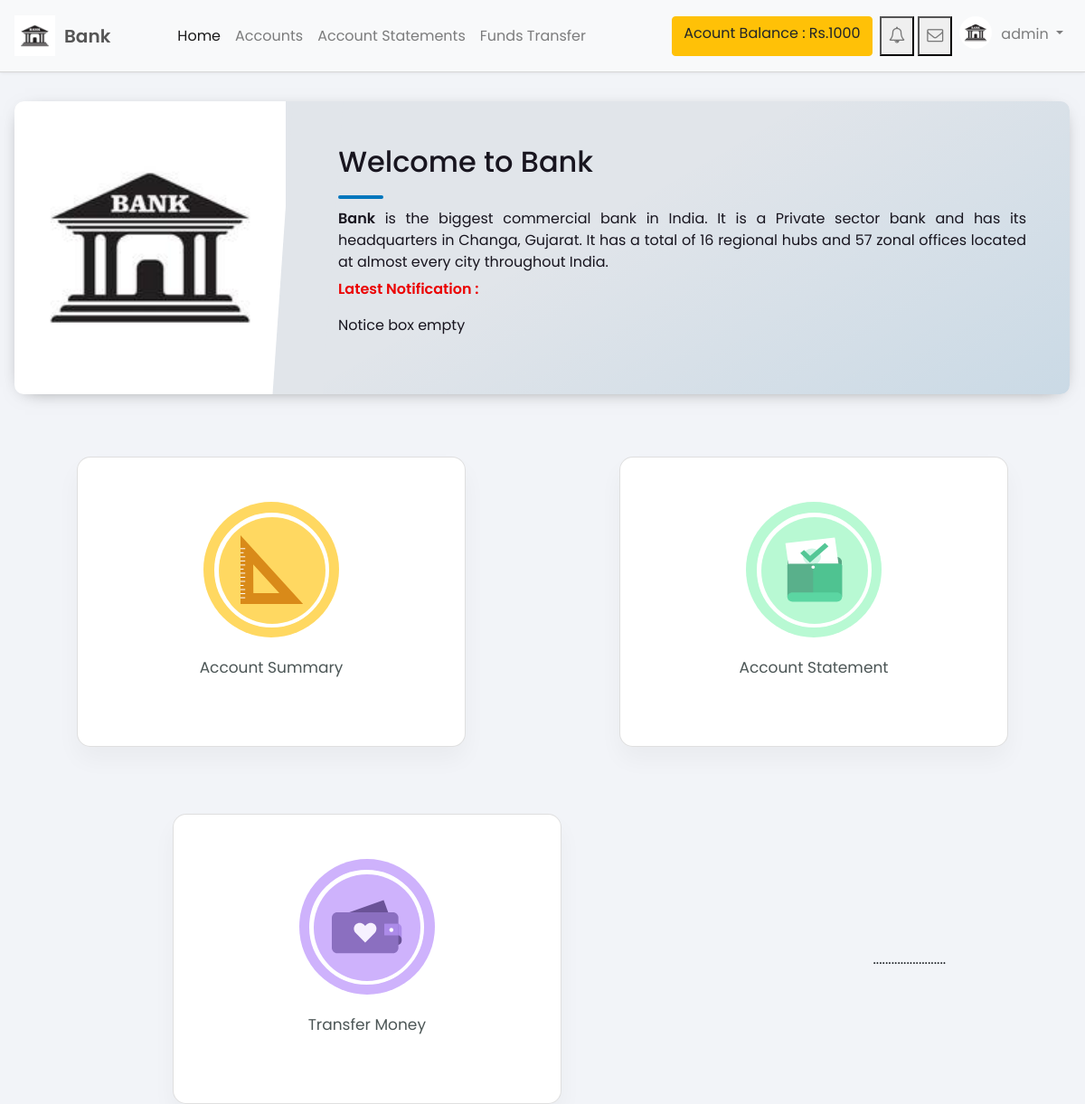
Screenshot of /home.php?id=59 (signed in) with the database file from the repository.
### tables this page shows
CREATE TABLE `useraccounts` (
  `id` int(11) NOT NULL,
  `name` varchar(50) NOT NULL,
  `aadhaar` varchar(15) NOT NULL,
  `gender` varchar(8) NOT NULL,
  `email` varchar(30) NOT NULL,
  `phonenumber` varchar(20) NOT NULL,
  `city` varchar(20) NOT NULL,
  `address` varchar(50) NOT NULL,
  `password` varchar(20) NOT NULL,
  `profile` varchar(50) NOT NULL,
  `dob` date DEFAULT NULL,
  `accountno` int(30) NOT NULL,
  `accounttype` varchar(10) NOT NULL,
  `deposit` int(10) NOT NULL,
  `branch` varchar(10) NOT NULL,
  `occupation` varchar(20) NOT NULL,
  `time` timestamp NOT NULL DEFAULT current_timestamp() ON UPDATE current_timestamp()
);

### home.php (the view, shortened to what this page needs)
<!DOCTYPE html>
<html lang="en">
<head>
<link rel="stylesheet" href="https://stackpath.bootstrapcdn.com/bootstrap/4.5.0/css/bootstrap.min.css">
<link rel="stylesheet" href="https://maxcdn.bootstrapcdn.com/font-awesome/4.7.0/css/font-awesome.min.css">
      <link rel="stylesheet" href="assets/css/home.css">
      <link rel="stylesheet" href="assets/css/home.scss">
   </head>
  <?php
 $con = new mysqli('localhost','root','','bank');
 $ar = $con->query("select * from useraccounts where id = '$_SESSION[userid]'");
 $userData = $ar->fetch_assoc();
 ?>
   <body>
</head>
<body>
<nav class="navbar navbar-expand-xl navbar-light bg-light">
	<a href="home.php" class="navbar-brand"><img src="images/bankl.jpg" width="45" alt="" class="logo-img"><b>Bank</b></a>
	<div id="navbarCollapse" class="collapse navbar-collapse justify-content-start">
		<div class="navbar-nav ">
			<a href="home.php" class="nav-item nav-link active">Home</a>
			<a href="account.php" class="nav-item nav-link">Accounts</a>
			<a href="statement.php" class="nav-item nav-link">Account Statements</a>
			<a href="funds_transfer.php" class="nav-item nav-link">Funds Transfer</a>
		</div>
		<div class="navbar-nav ml-auto">
    &nbsp; <a href="" class="btn btn-warning " data-toggle="tooltip" title="Your current Account Balance">Acount Balance : Rs.<?php echo $userData['deposit']; ?></a>
		<a href="notice.php">	<button type="button"  class="nav-item nav-link notifications"> <i class="fa fa-bell-o"></i></button></a>&nbsp;
      <button type="button" class="nav-item nav-link notifications" data-toggle="modal" data-target="#exampleModal" data-whatever="@mdo"><i class="fa fa-envelope-o"></i></button>
			<div class="nav-item dropdown">
				<a href="#" data-toggle="dropdown" class="nav-link dropdown-toggle user-action"> <img src="<?php echo "images/".$userData['profile'];?>"width="100px" alt="image";>
        <?php
 $con = new mysqli('localhost','root','','bank');
 $ar = $con->query("select * from useraccounts where id = '$_SESSION[userid]'");
 $userData = $ar->fetch_assoc();
 ?>
 <?php echo $userData['name']; ?> <b class="caret"></b></a>
			</div>
		</div>
	</div>
</nav>
      <section class="light">
		<article class="postcard light blue">
			<a class="postcard__img_link" href="#">
				<img class="postcard__img" src="images/bankl.jpg" alt="Image Title" />
			</a>
			<div class="postcard__text t-dark">
				<h1 class="postcard__title blue"><a href="#">Welcome to Bank</a></h1>
				<div class="postcard__bar"></div>
				<div class="postcard__preview-txt"><b>Bank</b> is the biggest commercial bank in India. It is a Private sector bank and has its headquarters in Changa, Gujarat. It has a total of 16 regional hubs and 57 zonal offices located at almost every city throughout India.</div>
        <p  ><span class="lv">Latest Notification :</span>
        <?php
        $con = new mysqli('localhost','root','','bank');
    $array = $con->query("select * from notice where userid = '$_SESSION[userid]'order by time desc ");
    if ($array->num_rows > 0)
    {
      $row = $array->fetch_assoc();
        echo $row['notice'];
        }
    else
      echo "<div>Notice box empty</div>";
   ?>
   </p>
            </div>
		</article>
</section>
<a href="account.php" class="card education">
  <div class="circle">
  </div>
  <p>Account Summary</p>
</a>
<a href="statement.php" class="card credentialing">
  <div class="circle">
  </div>
  <p>Account Statement</p>
</a>
<a href="funds_transfer.php" class="card wallet">
  <div class="circle">
  </div>
  <p>Transfer Money</p>
</a>
  <section>
........................
</section>
   </body>
</html>

### assets/css/home.css (style rules this page uses)
* { margin: 0; padding: 0; box-sizing: border-box; font-family: 'Poppins', sans-serif; }
nav { display: flex; height: 80px; width: 100%; background: #1b1b1b; align-items: center; justify-content: space-between; padding: 0 50px 0 100px; flex-wrap: wrap; }
a, a:hover { text-decoration: none; transition: color 0.3s ease-in-out; }
.postcard { flex-wrap: wrap; display: flex; box-shadow: 0 4px 21px -12px rgb(0 0 0 / 66%); border-radius: 10px; margin: 2rem 17px 2rem 16px; overflow: hidden; position: relative; }
.postcard.light { background-color: #e1e5ea; }
.postcard .t-dark { color: #18151f; }
.postcard a { color: inherit; }
.postcard h1, .postcard .h1 { margin-bottom: 0.5rem; font-weight: 500; line-height: 1.2; }
.postcard .postcard__title { font-size: 1.75rem; }
.postcard .postcard__img { max-height: 180px; width: 100%; object-fit: cover; position: relative; }
.postcard .postcard__img_link { display: contents; }
.postcard .postcard__bar { width: 50px; height: 10px; margin: 10px 0; border-radius: 5px; background-color: #424242; transition: width 0.2s ease; }
.postcard .postcard__text { padding: 1.5rem; position: relative; display: flex; flex-direction: column; }
.postcard .postcard__preview-txt { overflow: hidden; text-overflow: ellipsis; text-align: justify; height: 100%; }
.postcard:before { content: ""; position: absolute; top: 0; right: 0; bottom: 0; left: 0; background-image: linear-gradient(-70deg, #424242, transparent 50%); opacity: 1; border-radius: 10px; }
@media screen and (min-width: 769px) { .postcard { flex-wrap: inherit; } }
@media screen and (min-width: 769px) { .postcard .postcard__title { font-size: 2rem; } }
@media screen and (min-width: 769px) { .postcard .postcard__img { max-width: 300px; max-height: 100%; transition: transform 0.3s ease; } }
@media screen and (min-width: 769px) { .postcard .postcard__text { padding: 3rem; width: 100%; } }
@media screen and (min-width: 769px) { .postcard:nth-child(2n+1) { flex-direction: row; } }
@media screen and (min-width: 769px) { .postcard:nth-child(2n+1) .postcard__text::before { left: -12px !important; transform: rotate(4deg); } }
@media screen and (min-width: 1024px) { .postcard__text { padding: 2rem 3.5rem; } }
@media screen and (min-width: 1024px) { .postcard__text:before { content: ""; position: absolute; display: block; top: -20%; height: 130%; width: 55px; } }
@media screen and (min-width: 1024px) { .postcard.light .postcard__text:before { background: #e1e5ea; } }
.blue .postcard__bar { background-color: #0076bd; }
.blue::before { background-image: linear-gradient(-30deg, rgba(0, 118, 189, 0.1), transparent 50%); }
.education { --bg-color: #ffd861; --bg-color-light: #ffeeba; --text-color-hover: #4C5656; --box-shadow-color: rgba(255, 215, 97, 0.48); }
.credentialing { --bg-color: #B8F9D3; --bg-color-light: #e2fced; --text-color-hover: #4C5656; --box-shadow-color: rgba(184, 249, 211, 0.48); }
.wallet { --bg-color: #CEB2FC; --bg-color-light: #F0E7FF; --text-color-hover: #fff; --box-shadow-color: rgba(206, 178, 252, 0.48); }
.card { width: 220px; height: 321px; background: #fff; border-top-right-radius: 10px; overflow: hidden; display: flex; flex-direction: column; justify-content: center; align-items: center; position: relative; box-shadow: 0 14px 26px rgba(0,0,0,0.04); transition: all 0.3s ease-out; text-decoration: none; }
.card p { font-size: 17px; color: #4C5656; margin-top: 30px; z-index: 1000; transition: color 0.3s ease-out; }
.circle { width: 131px; height: 131px; border-radius: 50%; background: #fff; border: 2px solid var(--bg-color); display: flex; justify-content: center; align-items: center; position: relative; z-index: 1; transition: all 0.3s ease-out; }
.circle:after { content: ""; width: 118px; height: 118px; display: block; position: absolute; background: var(--bg-color); border-radius: 50%; top: 7px; left: 7px; transition: opacity 0.3s ease-out; }
.circle svg { z-index: 10000; transform: translateZ(0); }
body { background: #f2f4f8; display: flex; justify-content: space-around; align-items: center; flex-wrap: wrap; height: 100vh; font-family: "Open Sans"; }

### rows the page displays
useraccounts: deposit "1000", profile (picture), name "admin"
